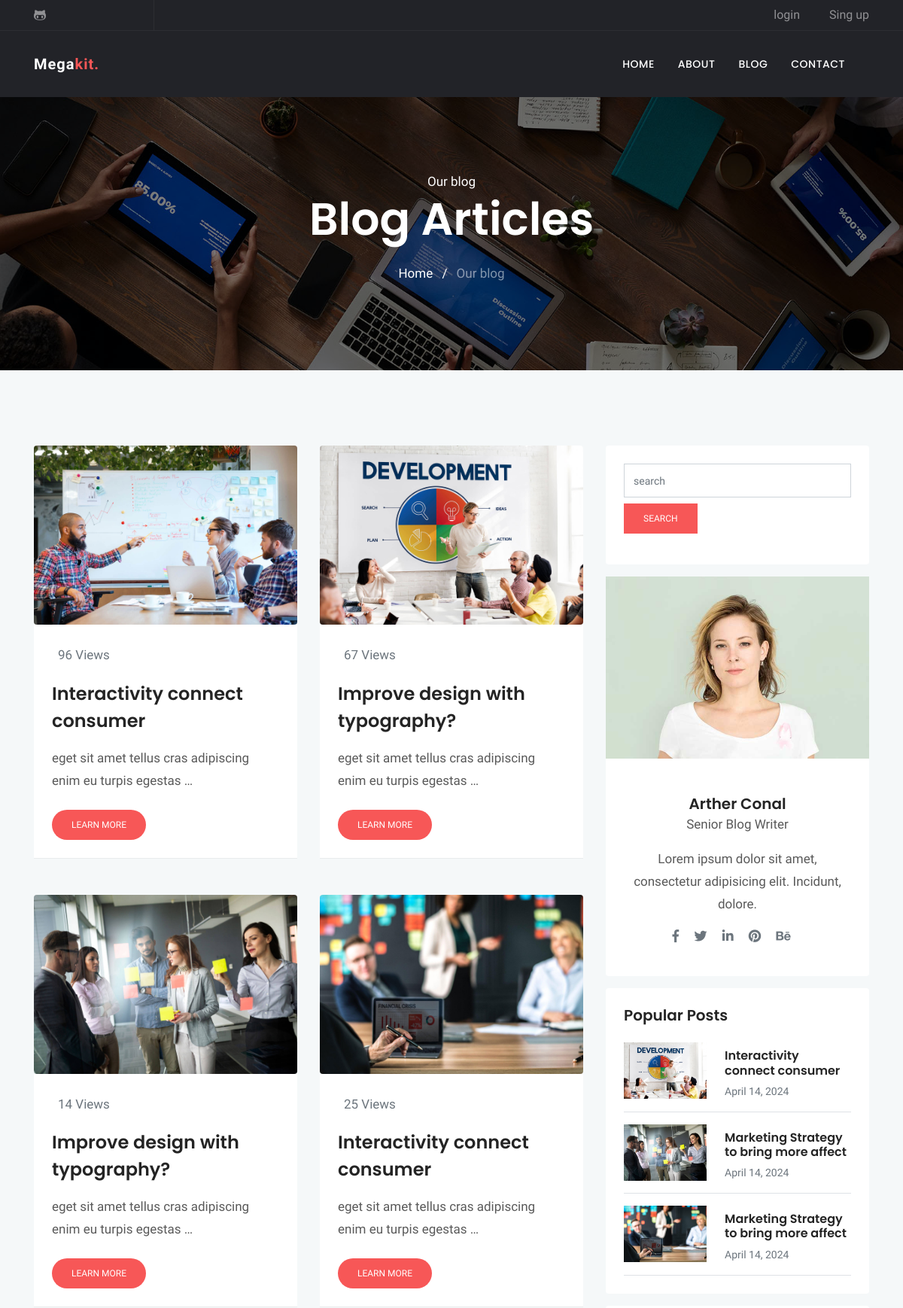
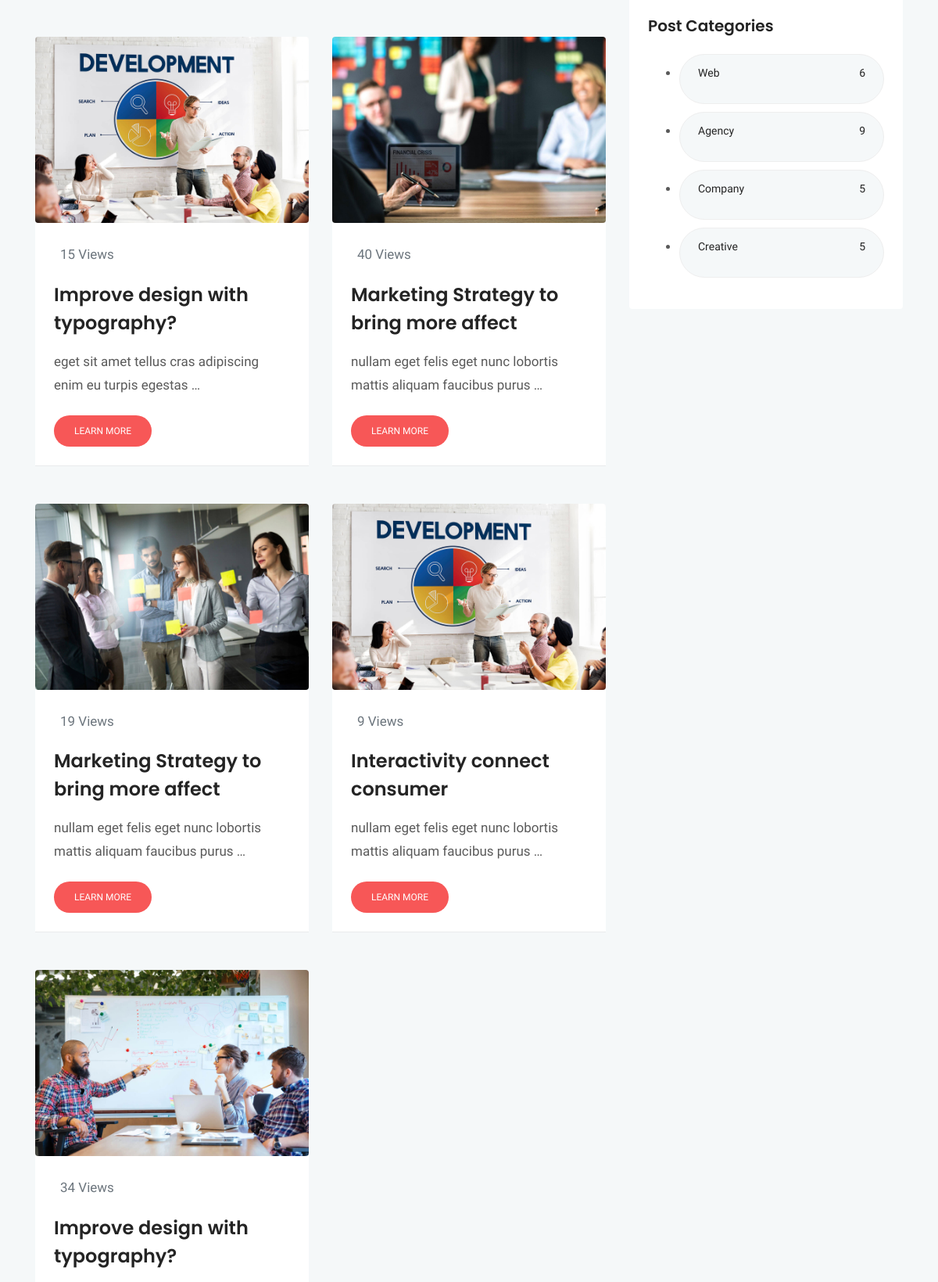
The app's page /blog/search/ (upper part) with its own data (2 pictures, top to bottom).
### blog/models.py (models this page shows, shortened)
class Post (models.Model) :
    image = models.ImageField(upload_to = 'blog/',default = 'blog/default.jpg')
    author = models.ForeignKey(User,on_delete=models.SET_NULL,null=True)
    title = models.CharField (max_length = 200)
    content = models.TextField ()
    tags = TaggableManager()
    category = models.ManyToManyField (Category)
    counted_view = models.IntegerField (default = 0)
    status = models.BooleanField (default = False)
    login_required = models.BooleanField (default = False)
    published_date = models.DateTimeField (null = True)
    created_date = models.DateTimeField (auto_now_add = True)
    update_date = models.DateTimeField (auto_now = True)
    class Meta:
        ordering = ['-created_date']

class Category(models.Model):
    name = models.CharField(max_length = 255)
    def __str__(self):
        return self.name

### blog/views.py (the view)
# urls.py: path('search/',blog_search, name="search"),
def blog_search(request):
    posts = Post.objects.filter(status=1)
    if request.method == 'GET':
        s = request.GET.get('s')
        if s:
            posts = posts.filter(content__contains=s)
    context = {'posts': posts}
    return render(request, "blog/blog-sidebar.html", context)

### blog/templatetags/blog_tags.py (called while the page is built)
@register.inclusion_tag('blog/popular-posts.html')
def latestposts(arg = 3) :
    posts = Post.objects.filter(status = 1).order_by('published_date')[:arg]
    return {'posts': posts}

@register.inclusion_tag('blog/post-categories.html')
def postcategories() :
    posts = Post.objects.filter(status = 1)
    categories = Category.objects.all()
    cat_dict = {}
    for name in categories :
        cat_dict[name]=posts.filter(category=name).count()
    return {'categories':cat_dict}

### templates/blog/blog-sidebar.html (shortened to what this page needs)
{% extends 'base.html' %}
{% load static %}
{% load blog_tags %}
{% block content %}
<!doctype html>
<html lang="en">
<head>
  <link rel="stylesheet" href="{% static 'plugins/bootstrap/css/bootstrap.min.css' %}">
  <link rel="stylesheet" href="{% static 'plugins/themify/css/themify-icons.css' %}">
  <link rel="stylesheet" href="{% static 'plugins/fontawesome/css/all.css' %}">
  <link rel="stylesheet" href="{% static 'plugins/magnific-popup/dist/magnific-popup.css' %}">
  <link rel="stylesheet" href="{% static 'plugins/slick-carousel/slick/slick.css' %}">
  <link rel="stylesheet" href="{% static 'plugins/slick-carousel/slick/slick-theme.css' %}">
  <link rel="stylesheet" href="{% static 'css/style.css' %}">
</head>
<body>
  <div class="main-wrapper ">
    <section class="page-title bg-1">
      <div class="container">
        <div class="row">
          <div class="col-md-12">
            <div class="block text-center">
              <span class="text-white">Our blog</span>
              <h1 class="text-capitalize mb-4 text-lg">Blog articles</h1>
              <ul class="list-inline">
                <li class="list-inline-item"><a href="http://127.0.0.1:8000/" class="text-white">Home</a></li>
                <li class="list-inline-item"><span class="text-white">/</span></li>
                <li class="list-inline-item"><a href="{% url 'blog:index' %}" class="text-white-50">Our blog</a></li>
              </ul>
            </div>
          </div>
        </div>
      </div>
    </section>
    <section class="section blog-wrap bg-gray">
      <div class="container">
        <div class="row">
          <div class="col-lg-8">
            <div class="row">
              {% for post in posts %}
              <div class="col-lg-6 col-md-6 mb-5">
                <div class="blog-item">
                  <img src="{{post.image.url}}" alt="" class="img-fluid rounded">
                  <div class="blog-item-content bg-white p-4">
                    <div class="blog-item-meta  py-1 px-2">
                      <span class="text-muted text-capitalize mr-3"></i>{{post.counted_view}} Views</span>
                    </div>
                    <h3 class="mt-3 mb-3"><a href="{% url 'blog:single' pid=post.id %}">{{post.title}}</a></h3>
                    <p class="mb-4">{{ post.content|truncatewords:10 }}</p>
                    <a href="{{post.id}}" class="btn btn-small btn-main btn-round-full">Learn More</a>
                  </div>
                </div>
              </div>
              {% endfor %}
            </div>
          </div>
          <div class="col-lg-4">
            <div class="sidebar-wrap">
              {% include 'blog/blog-search.html' %}
              {% include 'blog/blog-writer.html' %}
              {% latestposts 3 %}
              {% postcategories %}
            </div>
    </section>
</body>
</html>
{% endblock %}

### templates/blog/popular-posts.html
{% load static %}
{% load humanize %}
    <div class="sidebar-widget latest-post card border-0 p-4 mb-3">
        <h5>Popular Posts</h5>
        {% for post in posts %}
        <div class="media border-bottom py-3">
            <a href="{{post.id}}"><img class="mr-4" src="{{post.image.url}}" alt="" width="110px"></a>
            <div class="media-body">
                <h6 class="my-2"><a href="{% url 'blog:single' pid=post.id %}">{{post.title}}</a></h6>
                <span class="text-sm text-muted">{{post.published_date|naturalday}}</span>
            </div>
        </div>
        {% endfor %}
    </div>

### templates/blog/post-categories.html
{% load static %}
	<div class="sidebar-widget bg-white rounded tags p-4 mb-3">
		<h5 class="mb-4">Post Categories</h5>
        <ul class="cat-list">
            {% for name,count in categories.items %}
            <li>
                <a href="{% url 'blog:category' cat_name=name %}" class="d-flex justify-content-between">
                    <p>{{name}}</p>
                    <p>{{count}}</p>
                </a>
            </li>
            {% endfor %}
	</div>
</div>
            </div>
        </div>

### statics/css/style.css (style rules this page uses)
html { overflow-x: hidden; }
body { line-height: 1.5; font-family: "Hind", serif; -webkit-font-smoothing: antialiased; font-size: 17px; color: rgba(0, 0, 0, 0.65); }
h1, .h1, h2, .h2, h3, .h3, h4, .h4, h5, .h5, h6, .h6 { font-family: "Poppins", sans-serif; font-weight: 600; color: #242424; }
h1, .h1 { font-size: 2.5rem; }
h3, .h3 { font-size: 1.5rem; }
h5, .h5 { font-size: 1.25rem; }
h6, .h6 { font-size: 1rem; }
p { line-height: 30px; }
.btn { display: inline-block; font-size: 14px; font-size: 0.8125rem; font-weight: 400; padding: 1rem 2.5rem; text-transform: uppercase; border-radius: 0; transition: all 0.2s ease; }
.btn-main, .btn-transparent, .btn-small { background: #f75757; color: #fff; transition: all 0.2s ease; }
.btn-small { padding: 10px 25px; font-size: 12px; }
.btn-round-full { border-radius: 50px; }
.bg-gray { background: #f5f8f9; }
.section { padding: 100px 0; }
.overly, .page-title, .slider, .cta, .hero-img { position: relative; }
.overly:before, .page-title:before, .slider:before, .cta:before, .hero-img:before { content: ""; position: absolute; left: 0; top: 0; bottom: 0; right: 0; width: 100%; height: 100%; opacity: 0.5; background: #000; }
.text-sm { font-size: 14px; }
.text-lg { font-size: 3.75rem; }
a { color: #242424; text-decoration: none; }
.page-title { padding: 100px 0; }
.page-title .block h1 { color: #fff; }
.bg-1 { background: url("../images/bg/home-2.jpg") no-repeat 50% 50%; background-size: cover; }
.blog-item-content h3 { line-height: 36px; }
.blog-item-content h3 a { transition: all .4s ease 0s; }
.tags a { background: #f5f8f9; display: inline-block; padding: 8px 23px; border-radius: 38px; margin-bottom: 10px; border: 1px solid #eee; font-size: 14px; text-transform: capitalize; }
.blog-item { border-bottom: 1px solid rgba(0, 0, 0, 0.05); }

### records on screen
Post: image (picture), counted_view "96", title "Interactivity connect consumer", content "eget sit amet tellus cras adipiscing enim eu turpis egestas …"
Post: image (picture), counted_view "67", title "Improve design with typography?", content "eget sit amet tellus cras adipiscing enim eu turpis egestas …"
Post: image (picture), counted_view "14", title "Improve design with typography?", content "eget sit amet tellus cras adipiscing enim eu turpis egestas …"
Post: image (picture), counted_view "25", title "Interactivity connect consumer", content "eget sit amet tellus cras adipiscing enim eu turpis egestas …"
Post: image (picture), counted_view "15", title "Improve design with typography?", content "eget sit amet tellus cras adipiscing enim eu turpis egestas …"
Post: image (picture), counted_view "40", title "Marketing Strategy to bring more affect", content "nullam eget felis eget nunc lobortis mattis aliquam faucibus purus …", published_date "April 14, 2024"
Post: image (picture), counted_view "19", title "Marketing Strategy to bring more affect", content "nullam eget felis eget nunc lobortis mattis aliquam faucibus purus …", published_date "April 14, 2024"
Post: image (picture), counted_view "9", title "Interactivity connect consumer", content "nullam eget felis eget nunc lobortis mattis aliquam faucibus purus …", published_date "April 14, 2024"
Post: image (picture), counted_view "34", title "Improve design with typography?"
Category: name "Web", count "6"
Category: name "Agency", count "9"
Category: name "Company", count "5"
Category: name "Creative", count "5"
